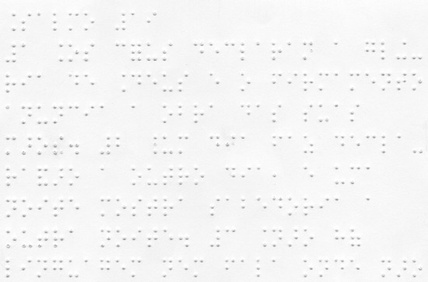
#> input picture pre-processing/images/digitalizacao.jpeg, 428 x 282 px, shrunk from 550 x 362 before the run
$ jupyter execute pre_processing_image.ipynb   (shell and % lines are left out)   (older library calls are emulated)
#> lines starting #> are read from the running program, lines starting #| are printed output that depends on the picture; after the words box and inside, x2 and y2 are one past the last pixel; in counts of white or black regions, pixels touching at a corner belong together
# Pré-processamento nos dados
***

### Importações
***

[cell 1]
import cv2
import numpy as np
import matplotlib.pyplot as plt
import random
from scipy.signal import convolve2d
import skimage.morphology

### Pré-processamento  nos caracteres individuais
***

[cell 2]
img_in = cv2.imread('images/digitalizacao.jpeg',0)
#> img_in is the input picture: shape (282, 428); min 146, max 255, mean 245.2

img_in = cv2.cvtColor(img_in, cv2.COLOR_BGR2RGB)

g1 = np.zeros (img_in.shape, img_in.dtype)
g2 = np.zeros (img_in.shape, img_in.dtype)
g3 = np.zeros (img_in.shape, img_in.dtype)

g= img_in
im1= cv2.intensity_transform.contrastStretching(img_in,g1,0,255,255,0)
im2= cv2.intensity_transform.contrastStretching(img_in,g2,10,100,0,10)
im3= cv2.intensity_transform.gammaCorrection(img_in,g3,16)

[cell 3]
fig, axs = plt.subplots(nrows=2, ncols=2, figsize=(15,10))
axs[0,0].imshow(g)
axs[0,0].set_title("Imagem original", size=12)
axs[0,1].imshow(g1)
axs[0,1].set_title("ContrastStretching [0-255,0-255]",size=12)
axs[1,0].imshow(g2)
axs[1,0].set_title("ContrastStretching [10-100,0-10]",size=12)
axs[1,1].imshow(g3)
axs[1,1].set_title("gammaCorrection: 16",size=12)

[cell 4]
th, im_th = cv2.threshold(g1, 160, 250, cv2.THRESH_BINARY)

th, im_th2 = cv2.threshold(g, 145, 250, cv2.THRESH_BINARY)
#> im_th2: shape (282, 428, 3); every value is 250

th, im_th3 = cv2.threshold(g3, 110, 255, cv2.THRESH_BINARY)
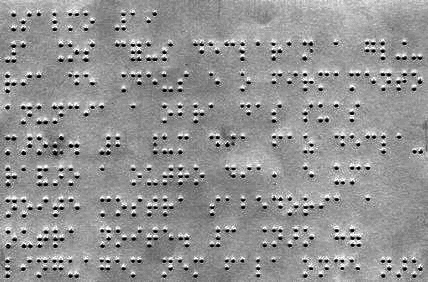
#> g3: shape (282, 428, 3); min 0, max 255, mean 147.4

figure, axs = plt.subplots(nrows = 1, ncols = 4, figsize=(15, 15))
axs[0].set_title("Imagem original", size = 10)
axs[0].imshow(img_in)
axs[1].set_title("Imagem binarizada 1", size = 10)
axs[1].imshow(im_th)
axs[2].set_title("Imagem binarizada 2", size = 10)
axs[2].imshow(im_th2)
axs[3].set_title("Imagem binarizada 3", size = 10)
axs[3].imshow(im_th3)

[cell 5]
nsize=21
size = (nsize,nsize)


im_out1 = cv2.GaussianBlur(im_th3, size, 0.5)
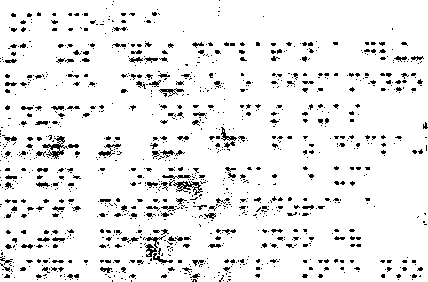
#> im_th3: shape (282, 428, 3); 92.4% white; black in thin lines or dots
im_out2 = cv2.GaussianBlur(im_th3, size, 1.5)
im_out3 = cv2.GaussianBlur(im_th3, size, 1)

im_out11 = cv2.GaussianBlur(im_th2, size, 0.5)
im_out22 = cv2.GaussianBlur(im_th2, size, 1.5)
im_out33 = cv2.GaussianBlur(im_th2, size, 1)

figure, axs = plt.subplots(nrows = 2, ncols = 3, figsize=(15, 10))
axs[0,0].set_title("Gaussian Blur: 0.5",fontsize= 10)
axs[0,0].imshow(im_out1,vmin=im_out1.min(),vmax=im_out1.max())
axs[0,1].set_title("Gaussian Blur: 1.5",fontsize= 10)
axs[0,1].imshow(im_out2,vmin=im_out2.min(),vmax=im_out2.max())
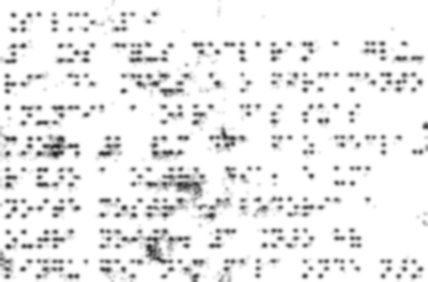
#> im_out2: shape (282, 428, 3); min 30, max 255, mean 235.5
axs[0,2].set_title("Gaussian Blur: 1",fontsize= 10)
axs[0,2].imshow(im_out3,vmin=im_out3.min(),vmax=im_out3.max())
axs[1,0].set_title("Gaussian Blur: 0.5",fontsize= 10)
axs[1,0].imshow(im_out11,vmin=im_out1.min(),vmax=im_out1.max())
axs[1,1].set_title("Gaussian Blur: 1.5",fontsize= 10)
axs[1,1].imshow(im_out22,vmin=im_out2.min(),vmax=im_out2.max())
axs[1,2].set_title("Gaussian Blur: 1.5",fontsize= 10)
axs[1,2].imshow(im_out33,vmin=im_out2.min(),vmax=im_out2.max())

[cell 6]
f = img_in


F1 = f.astype(np.int32)
F2 = f.astype(np.int32)

F1=2*F1-40

img_tranformada = cv2.intensity_transform.gammaCorrection(f,F2,10)

figure, axs = plt.subplots(nrows = 1, ncols = 2, figsize=(15, 10))
axs[0].set_title("Imagem F1: ",size =12)
axs[0].imshow(F1,vmin=F1.min(),vmax=F1.max())
axs[1].set_title("gammaCorrection com gamma = 10: ",size =12)
axs[1].imshow(F2,vmin=F2.min(),vmax=F2.max())

[cell 7]
W = 2
H = 2
R= 1
A = 1
kernel = cv2.getStructuringElement( cv2.MORPH_RECT, (W,H) )

dst_img2 = cv2.dilate( im_th3, kernel, iterations = 1 )
#> dst_img2: shape (282, 428, 3); 97.2% white; black in thin lines or dots

kernel2 = skimage.morphology.star( A)

dst_img3= cv2.dilate( im_th3, kernel2, iterations = 1 )
#> dst_img3: shape (282, 428, 3); 99.4% white; black in thin lines or dots

kernel3 = cv2.getStructuringElement( cv2.MORPH_CROSS, (W,H) )

dst_img4= cv2.dilate( im_th3, kernel3, iterations = 1 )
#> dst_img4: shape (282, 428, 3); 96.8% white; black in thin lines or dots

kernel4 = skimage.morphology.disk( R )

dst_img5= cv2.dilate( im_th3, kernel4, iterations = 1 )
#> dst_img5: shape (282, 428, 3); 98.3% white; black in thin lines or dots

[cell 8]
plt.imshow(dst_img5)

[cell 9]
figure, axs = plt.subplots(nrows = 2, ncols = 2, figsize=(15, 10))

axs[0,0].set_title("Imagem binarizada MORPH_RECT")
axs[0,0].imshow(~dst_img2,cmap="gray")
axs[0,1].set_title("Imagem binarizada morphology.star")
axs[0,1].imshow(~dst_img3,cmap="gray")
axs[1,0].set_title("Imagem binarizada MORPH_CROSS")
axs[1,0].imshow(~dst_img4,cmap="gray")
axs[1,1].set_title("Imagem binarizada morphology.disk")
axs[1,1].imshow(~dst_img5,cmap="gray")

[cell 10]
kernel = skimage.morphology.disk( 2)

dst_img_open = cv2.morphologyEx(img_in, cv2.MORPH_OPEN, kernel)

dst_img_close = cv2.morphologyEx(img_in, cv2.MORPH_CLOSE, kernel)

dst_img_open_after_close = cv2.morphologyEx(dst_img_close, cv2.MORPH_OPEN, kernel)

fig, axs = plt.subplots(nrows = 1, ncols = 3, figsize=(15, 15))

axs[0].set_title("Imagem com abertura ",size = 13)
axs[0].imshow(~dst_img_open,vmin=0, vmax=1, cmap="gray")

axs[1].set_title("Imagem com fechamento ",size = 13)
axs[1].imshow(~dst_img_close,vmin=0, vmax=1, cmap="gray")

axs[2].set_title("Imagem com abertua após fechamento",size = 13)
axs[2].imshow(~dst_img_open_after_close,vmin=0, vmax=1, cmap="gray")
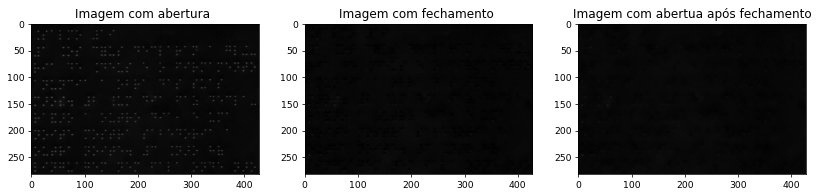
#> figure drawn by matplotlib, 3 panels

[cell 11]
kernel = skimage.morphology.disk( 1.4)

img_final = cv2.dilate(~dst_img_open, kernel, iterations = 1 )

plt.title("Imagem processada, final: ",size = 14)
plt.imshow(img_final,vmin=0, vmax=1, cmap="gray")

[cell 12]
canny_output = cv2.Canny(img_in, 90, 180, L2gradient = True )
#> canny_output: shape (282, 428); 3% white in thin lines or dots
sobel_x = cv2.convertScaleAbs(cv2.Sobel(img_in, cv2.CV_16S, 1, 0, ksize=3))
sobel_y = cv2.convertScaleAbs(cv2.Sobel(img_in, cv2.CV_16S, 0, 1, ksize=3))
sobel_output = sobel_x + sobel_y

# Plots
fig, axs = plt.subplots(nrows = 3, ncols = 2, figsize=(20, 20))

# Imagem Original
axs[0,1].imshow(img_in, cmap="gray")
axs[0,1].set_title("Original", fontsize = 16)
axs[0,0].imshow(~img_in, cmap="gray")
axs[0,0].set_title("Original", fontsize = 16)

# Filtragem
axs[1,0].imshow(sobel_output, vmin = 0, vmax = 255, cmap="gray")
axs[1,0].set_title("Detector de Sobel", fontsize = 16)
axs[1,1].imshow(~sobel_output, vmin = 0, vmax = 255, cmap="gray")
axs[1,1].set_title("Detector de Sobel", fontsize = 16)

# Filtragem
axs[2,0].imshow(canny_output, vmin = 0, vmax = 255, cmap="gray")
axs[2,0].set_title("Detector de Canny", fontsize = 16)
axs[2,1].imshow(~canny_output, vmin = 0, vmax = 255, cmap="gray")
axs[2,1].set_title("Detector de Canny", fontsize = 16)
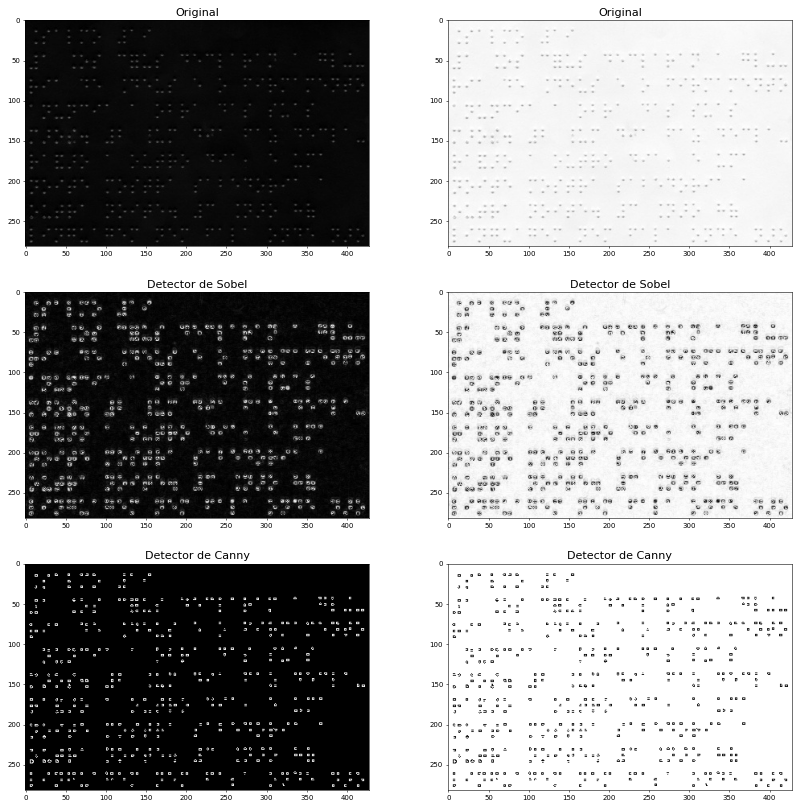
#> figure drawn by matplotlib, 6 panels

### Pré-processamento nas imagens de texto com vários caracteres
***

[cell 13]
def preprocessing_sobel(img_in):
    '''
    Detecta as bordas da imagem utilizando o filtro sobrel

    Entrada:
    img_in -> array da imagem

    Saída:
    sobel_output -> imagem com as bordas detectadas

    '''

    sobel_x = cv2.convertScaleAbs(cv2.Sobel(img_in, cv2.CV_16S, 1, 0, ksize=3))
    sobel_y = cv2.convertScaleAbs(cv2.Sobel(img_in, cv2.CV_16S, 0, 1, ksize=3))
    sobel_output = sobel_x + sobel_y

    return ~sobel_output

[cell 14]
def preprocessing_canny(img_in):
    '''
    Detecta as bordas da imagem utilizando o método de canny

    Entrada:
    img_in -> array da imagem

    Saída:
    dilatada_canny -> Imagem com as bordas detectadas
    '''

    canny_output = cv2.Canny(img_in, 90, 180, L2gradient = True )

    kernel = skimage.morphology.disk( 1)

    dilatada_canny = cv2.dilate(canny_output, kernel, iterations = 1 )
#> dilatada_canny: shape (282, 428); 8.4% white; 445 white regions (87 under 20 px), largest, box (x1, y1, x2, y2) and area: (21, 243, 34, 249) 59, (68, 143, 80, 149) 57, (52, 144, 58, 157) 56

    return ~dilatada_canny

[cell 15]
def opening_and_binarize(img_in):
    '''
    Realiza o processo de abertura e fechamento na imagem e a retorna binarizada

    Entrada:
    img_in -> Imagem armazenada em um array

    Saída:
    img_dilated_open_binarized -> Imagem pré-processada
    '''
    kernel = skimage.morphology.disk( 2)

    dst_img_open = cv2.morphologyEx(img_in, cv2.MORPH_OPEN, kernel)
#> dst_img_open: shape (282, 428); 91.2% white; 339 black regions (53 under 20 px), largest, box (x1, y1, x2, y2) and area: (129, 43, 143, 63) 155, (36, 230, 50, 249) 121, (302, 197, 315, 217) 108
    dst_img_close = cv2.morphologyEx(img_in, cv2.MORPH_CLOSE, kernel)
#> dst_img_close: shape (282, 428); 95.5% white; black in thin lines or dots

    kernel = skimage.morphology.disk(1.4)

    img_dilated_open_binarized= cv2.dilate(~dst_img_open, kernel, iterations = 1)
#> img_dilated_open_binarized: shape (282, 428); 13.5% white; 280 white regions, largest, box (x1, y1, x2, y2) and area: (129, 43, 144, 64) 224, (37, 167, 50, 189) 177, (349, 228, 362, 249) 170

    for i in range(0, img_dilated_open_binarized.shape[0]):
        for j in range(0, img_dilated_open_binarized.shape[1]):
            if img_dilated_open_binarized[i][j] == 255:
                img_dilated_open_binarized[i][j] = 1
            else:
                img_dilated_open_binarized[i][j] = 0
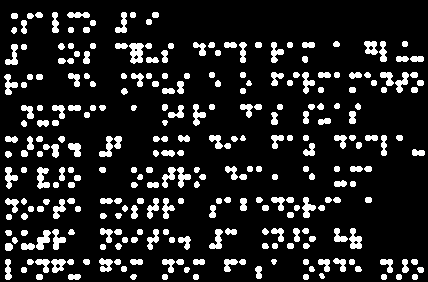
#> img_dilated_open_binarized: shape (282, 428); values 0 (black) and 1 (white), 13.5% white; 280 white regions, largest, box (x1, y1, x2, y2) and area: (129, 43, 144, 64) 224, (37, 167, 50, 189) 177, (349, 228, 362, 249) 170


    return ~img_dilated_open_binarized

[cell 16]
preprocessada_canny = preprocessing_canny(img_in)
preprocessada_sobel = preprocessing_sobel(img_in)

[cell 17]
plt.imshow(preprocessada_canny, vmin=np.min(img_in), vmax=np.max(img_in),cmap = "gray")

[cell 18]
plt.imshow(preprocessada_sobel, vmin=np.min(img_in), vmax=np.max(img_in),cmap = "gray")

[cell 19]
fig, axs = plt.subplots(nrows = 1, ncols = 2, figsize=(15, 15))

axs[0].imshow(img_in, cmap="gray")
axs[0].set_title("Original", fontsize = 16)

axs[1].imshow(opening_and_binarize(preprocessada_canny), cmap="gray")
axs[1].set_title("Detector de Canny + dilatação", fontsize = 16)

[cell 20]
fig, axs = plt.subplots(nrows = 1, ncols = 2, figsize=(15, 15))

axs[0].imshow(img_in, cmap="gray")
axs[0].set_title("Original", fontsize = 16)

axs[1].imshow(preprocessada_sobel, vmin = 0, vmax = 255, cmap="gray")
axs[1].set_title("Detector de Sobel + dilatação", fontsize = 16)

### Transformando a imagem em pixeis binarizados

[cell 21]
from PIL import Image
import numpy as np
img = Image.open("images/digitalizacao.jpeg")

width = img.size[0]
#> width = 428
height = img.size[1]
#> height = 282

for i in range(0,width): #Processando todos os pixels na horizontal e na vertical
    for j in range(0,height):
        data = img.getpixel((i,j))  #incluindo os valores em data que recebe os pixels no canal RGB (canal 0,1 e 2)
        #print(data) #(255, 255, 255)
        if (data[0]==255 and data[1]==255 and data[2]==255):
            img.putpixel((i,j),(0, 0, 0))  #Incluindo
        else:

            img.putpixel((i,j),(255, 255, 255))
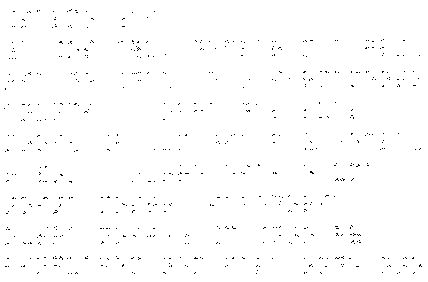
#> img: PIL image 428x282 RGB; 99.2% white; black in thin lines or dots
img.show()
img.save("Canny-binarizado.png")

[cell 22]
img = Image.open("images/Canny.png")
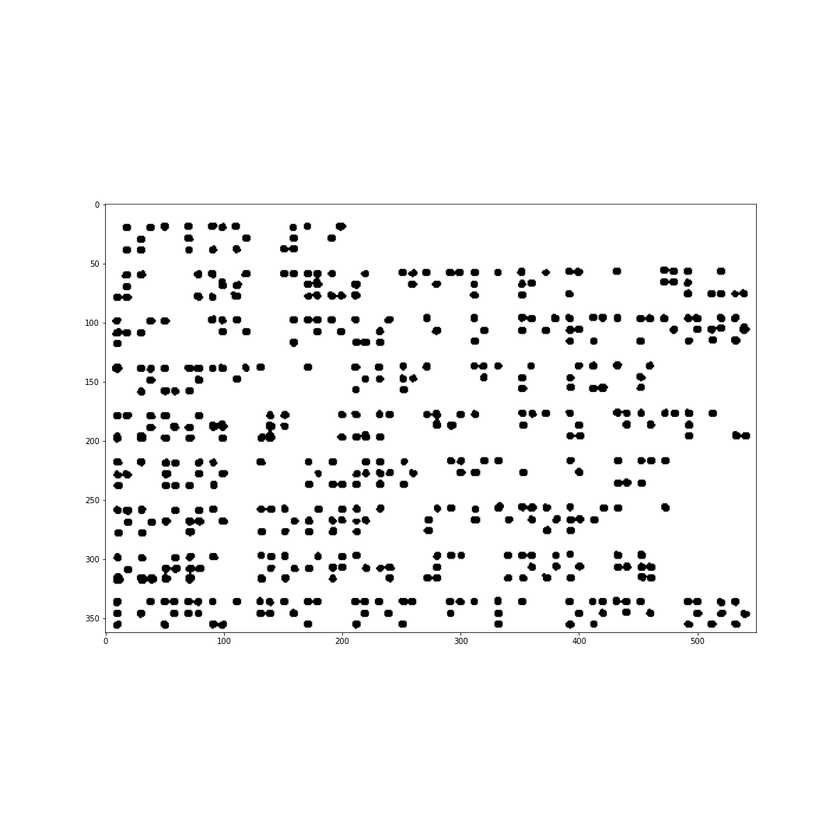
#> input picture pre-processing/images/Canny.png, 840 x 840 px, shrunk from 1080 x 1080 before the run
#> img is the input picture: PIL image 840x840 RGBA; mean R, G, B, A 91.3, 91.3, 91.3, 101.2
grayImage = img.convert('L') #Convertendo a imagem para grayescale
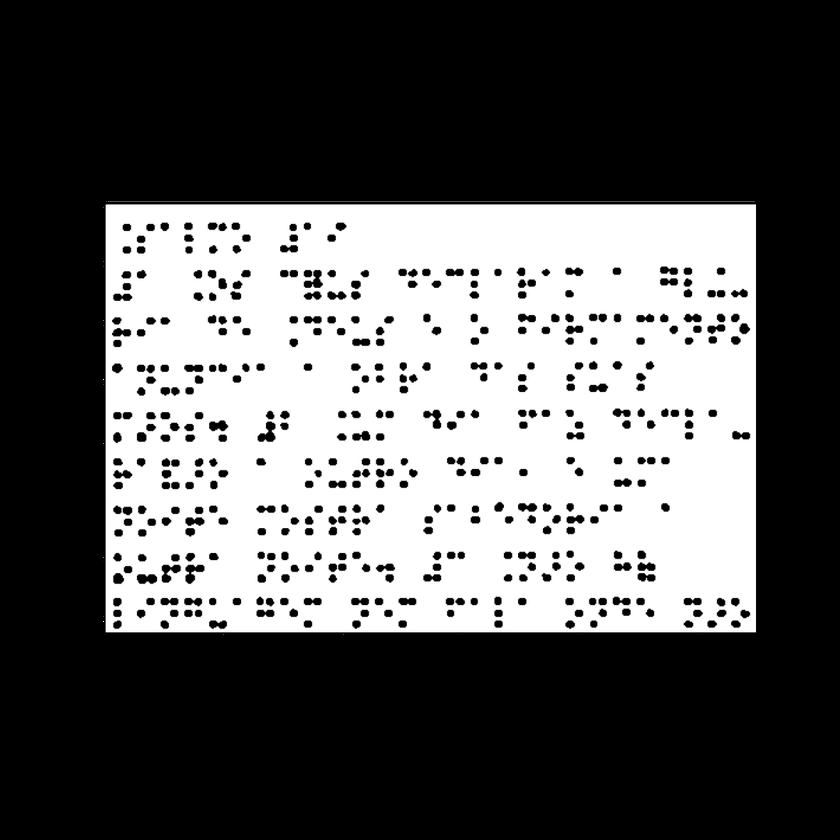
#> grayImage: PIL image 840x840 L; min 0, max 255, mean 91.3
binarizedImage = grayImage.point(lambda x: 0 if x==255 else 1)
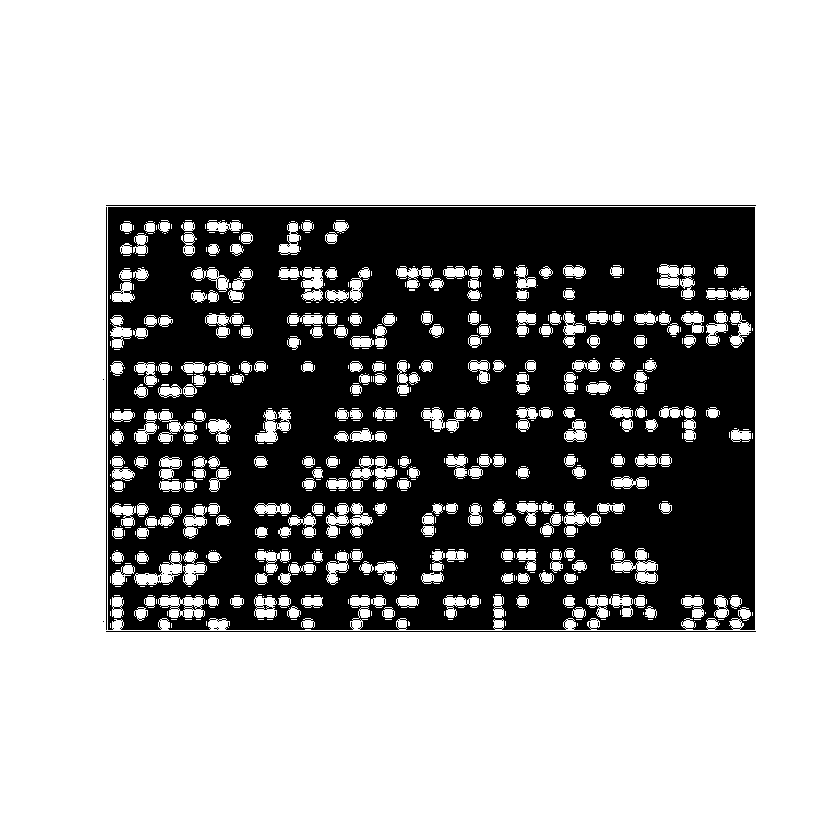
#> binarizedImage: PIL image 840x840 L; values 0 (black) and 1 (white), 67.9% white; 121 black regions (117 under 20 px), largest, box (x1, y1, x2, y2) and area: (108, 207, 755, 630) 224521, (106, 205, 756, 206) 650, (106, 631, 756, 632) 650, (106, 207, 107, 630) 423
#verificando a imagem ponto a ponto, caso pixel seja 255, será trocado por 0, e caso contrario, para 1

binarizedImage.save("binarized.png")
